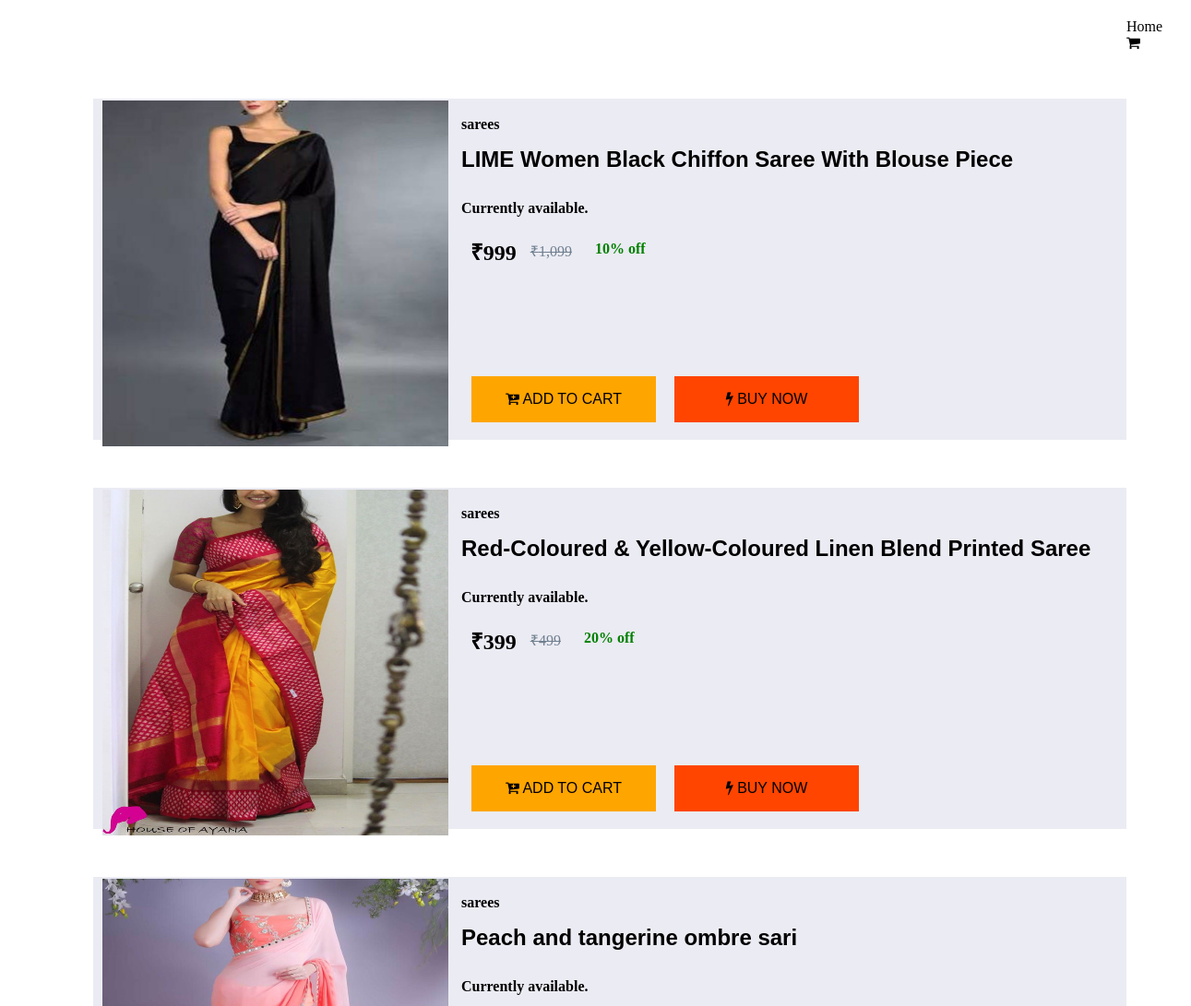
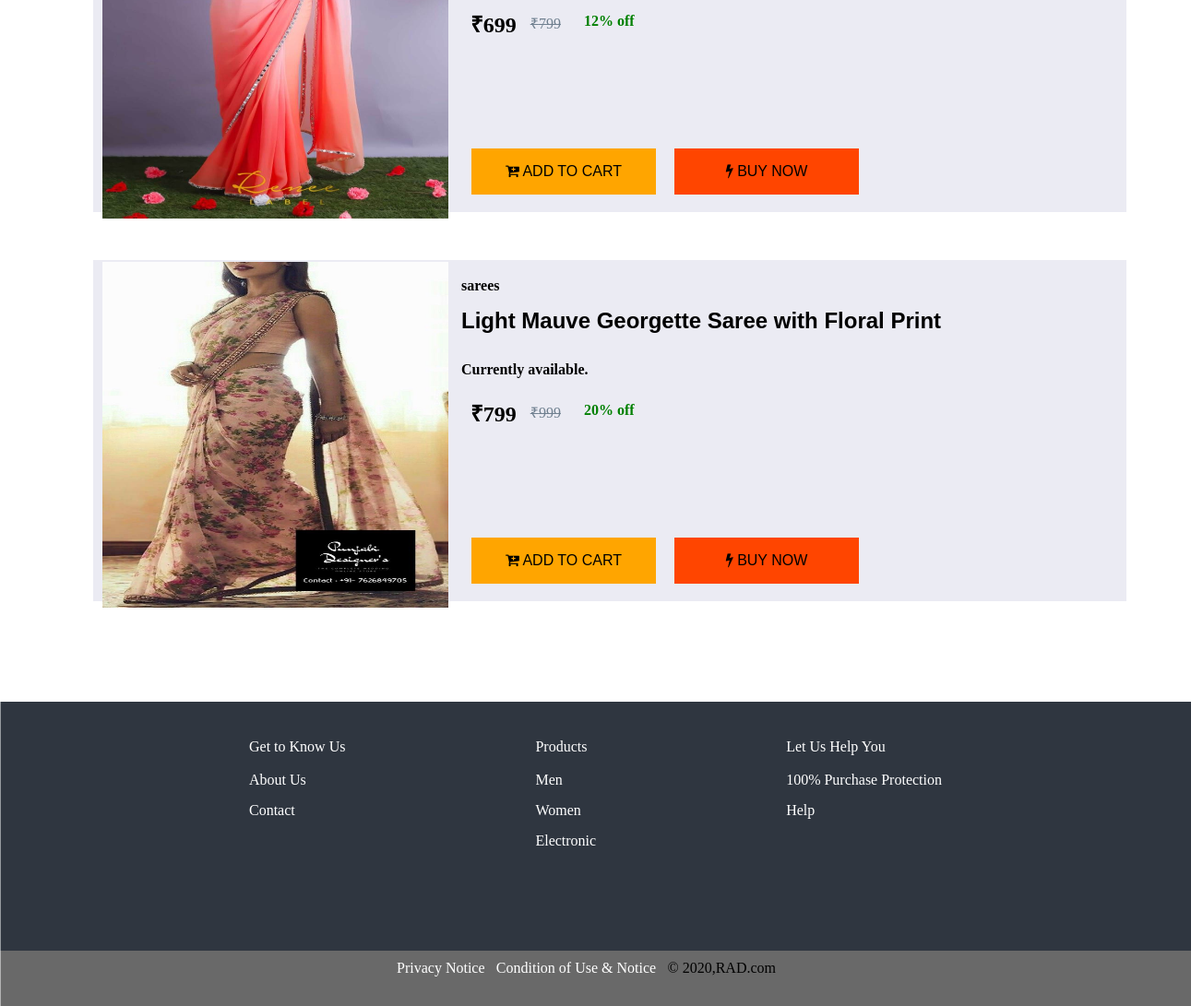
The app's page /main/demo11.php with its own data (2 pictures, top to bottom).
### tables this page shows
CREATE TABLE `products` (
  `pro_id` int(100) NOT NULL,
  `cat_id` int(100) NOT NULL,
  `pro_title` text NOT NULL,
  `pro_keyword` text NOT NULL,
  `pro_desc` text NOT NULL,
  `pro_img` text NOT NULL,
  `pro_price` bigint(100) NOT NULL,
  `img_click` text NOT NULL,
  `del_price` bigint(100) NOT NULL,
  `per` int(2) NOT NULL
);

### main/demo11.php (the view, shortened to what this page needs)
<!DOCTYPE html>
<html>
<head>
    <link rel="stylesheet" type="text/css" href="css/demo2.css">
</head>
<body>
    <header>
    <div class="lside">
         <ul>
             <li ><a href="aflogin.php">Home</a></li>
            <li><a href="cart.php"><i class="fa fa-shopping-cart"></i> <span calss= "badge badge-danger" width=15px style="background-color: red" id="cart-item"></span></a></li>
         </ul>
     </div>
     <?php
            include 'dbconn.php';
            $stmt = $conn->prepare("select * from products where pro_keyword='sarees'");
            $stmt -> execute();
            $result = $stmt->get_result();
            while($row= $result->fetch_assoc()):
    ?>
     <div class="text">
     <h4><?=$row['pro_keyword']?></h4>
        <form action="" class="form3">
                <button class="st5" onclick="window.location.href='<?=$row['img_click']?>';"> <h2 class="st"> <?=$row['pro_title']  ?></h2></button>
              </form>
        <h4 class="st2" size=2.9555>Currently available.</h4>
    </div>
    <div class="text2">
        <h2 class="tag">₹<?= number_format($row['pro_price'])?></h2>
        <del class="tag2"> ₹<?= number_format($row['del_price'])?> </del>
        <h4 class="tag3"><?= ($row['per'])?>% off</h4>
    </div>
        <div class="container">
        <form action="" class="form3">
                <button class="st5" onclick="window.location.href='<?=$row['img_click']?>';">  <img src="<?=$row['pro_img']?>"  width="375" height="375"></button>
              </form>
            <div class="btn">
            <div class="cart">
              <form action="" class="form-submit">
                <button class="add" ><i class="fa fa-cart-plus"></i> ADD TO CART</button>
              </form>
            </div>
            <div class="buy">
            <form action="" class="submit">
                <button onclick="window.location.href='payment.php'" class="buy"><i class="fa fa-bolt"></i> BUY NOW</button>
              </form>
            </div>
        </div>
            </div>
            <?php endwhile;?>
<div class="last">
     <div class="lleft">
     <p style="color: white">Get to Know Us </p>
       <div class="lleftc">
      <a color="white" href="about.php">About Us</a>
       <div class="c">
       <a color="white" href="contact.php">Contact</a>
     </div>
     </div>
     </div>
     <div class="lcenter">
     <p style="color: white">Products</p>
     <div class="lcenterc">
     <a color="white" href="men.php">Men</a>
     <div class="w">
     <a color="white" href="women.php">Women</a>
     </div>
      <div class="ch">
      <a color="white" href="electonic.php">Electronic</a>
      </div>
     </div>
     </div>
     <div class="lright">
     <p style="color: white">Let Us Help You</p>
       <div class="lrightc">
       <a color="white" href="services.php">100% Purchase Protection</a>
     <div class="h">
     <a color="white" href="help.php">Help</a>
     </div>
     </div>
     </div>
  </div>
     <div class="last2">
       <div class="pn">
     <a color="white" href="services.php">Privacy Notice</a>
     </div>
     <div class="cus">
     <a color="white" href="services.php">Condition of Use & Notice</a>
     </div>
     <div class="co">
       <p>© 2020,RAD.com</p>
     </div>
     </div>
     </header>
 </body>
</html>

### css/demo2.css (style rules this page uses)
* { padding: 0; margin: 0; }
.lside { margin-left: 1200px; display: flex; }
.lside ul { float: right; list-style-type: none; margin-top: 20px; }
.lside ul li { display: inline-block; }
.lside ul li a { text-decoration: none; color:black; padding: 5px 20px; border: 1px solid transparent; transition: 0.6s ease 0s; position: relative; }
.text { position: absolute; margin-left: 500px; margin-top: 70px; }
.text .st { margin-top: 5px; }
.text button { border: none; background-color: inherit; font-size: 16px; cursor: pointer; display: inline-block; }
.text .st2 { margin-top: 30px; }
.text2 { position: absolute; margin-left: 500px; margin-top: 200px; display: flex; justify-content: space-between; }
.text2 .tag { float: left; margin-left: 10px; }
.text2 .tag2 { float: center; margin-left: 15px; margin-top: 5px; color: slategray; }
.text2 .tag3 { float: right; margin-left: 25px; margin-top: 5px; color: green; }
.container { width: 1100px; height: 350px; border: 1px solid white; padding: 10px; margin-top: 50px; background-color: rgb(235, 235, 243); margin-left: 100px; }
.container img { cursor: pointer; background-size: cover; margin-top: -18px; }
.container button { border: none; background-color: inherit; font-size: 16px; cursor: pointer; display: inline-block; }
.btn { margin-top:-80px; float: left; justify-content: space-evenly; display: flex; position: absolute; margin-left: 100px; }
.btn .cart { float: left; margin-left: 300px; }
.btn .cart button { cursor: pointer; color:black; height: 50px; width: 200px; background-color: orange; }
.btn .buy { float: right; margin-left: 10px; }
.btn .buy button { cursor: pointer; color:black; height: 50px; width: 200px; background-color: orangered; }
.last { position: relative; top: 50%; left: 50%; transform: translate(-50%,40%); display: flex; background-color: #2f3640; justify-content: space-between; max-width: 1600px; transition: 0.6s ease 0s; padding:10px 20px; height: 250px; }
.last .lleft { float: left; margin-left: 250px; margin-top: 30px; }
.last .lleft .lleftc { margin-top: 18px; cursor: pointer; }
.last .lleft .lleftc a { color: #fff; text-decoration: none; }
.last .lleft .lleftc .c { margin-top: 15px; }
.last .lcenter { float: center; margin-top: 30px; }
.last .lcenter .lcenterc { margin-top: 18px; cursor: pointer; justify-content: space-between; }
.last .lcenter .lcenterc a { color: #fff; text-decoration: none; }
.last .lcenter .lcenterc .w { margin-top: 15px; }
.last .lcenter .lcenterc .ch { margin-top: 15px; }
.last .lright { float: right; margin-right: 250px; margin-top: 30px; }
.last .lright .lrightc { margin-top: 18px; cursor: pointer; }
.last .lright .lrightc .h { margin-top: 15px; }
.last .lright .lrightc a { color: #fff; text-decoration: none; }
.last2 { position: relative; top: 50%; left: 50%; transform: translate(-50%,180%); display: flex; background-color: dimgray; justify-content: space-between; max-width: 1600px; transition: 0.6s ease 0s; padding:10px 20px; height: 40px; }
.last2 .pn { float: left; margin-left: 410px; }
.last2 .pn a { color: #fff; text-decoration: none; }
.last2 .cus { float: center; }
.last2 .cus a { color: #fff; text-decoration: none; }
.last2 .co { float: right; margin-right: 430px; }
.st5 { margin-top: 10px; }

### records on screen
products: pro_keyword "sarees", pro_title "LIME Women Black Chiffon Saree With Blouse Piece", pro_price "999", del_price "1,099", per "10", pro_img (picture)
products: pro_keyword "sarees", pro_title "Red-Coloured & Yellow-Coloured Linen Blend Printed Saree", pro_price "399", del_price "499", per "20", pro_img (picture)
products: pro_keyword "sarees", pro_title "Peach and tangerine ombre sari", pro_price "699", del_price "799", per "12", pro_img (picture)
products: pro_keyword "sarees", pro_title "Light Mauve Georgette Saree with Floral Print", pro_price "799", del_price "999", per "20", pro_img (picture)
